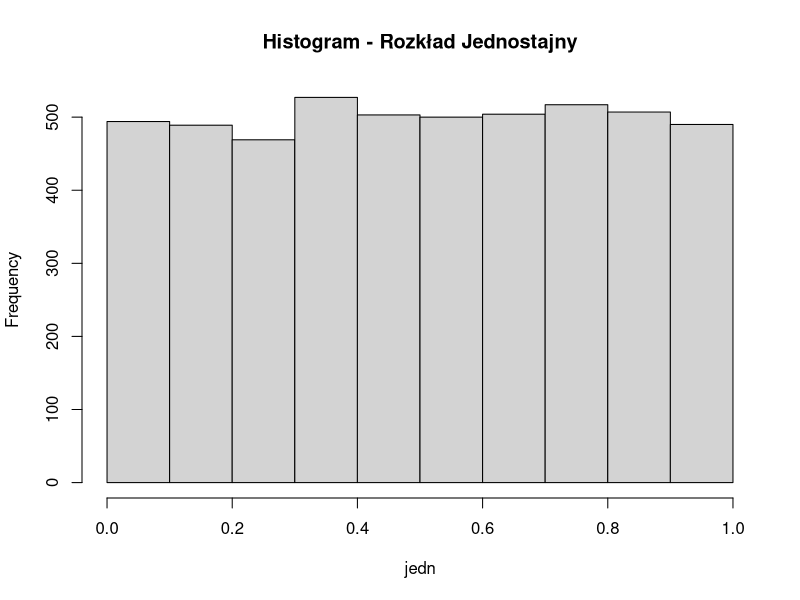
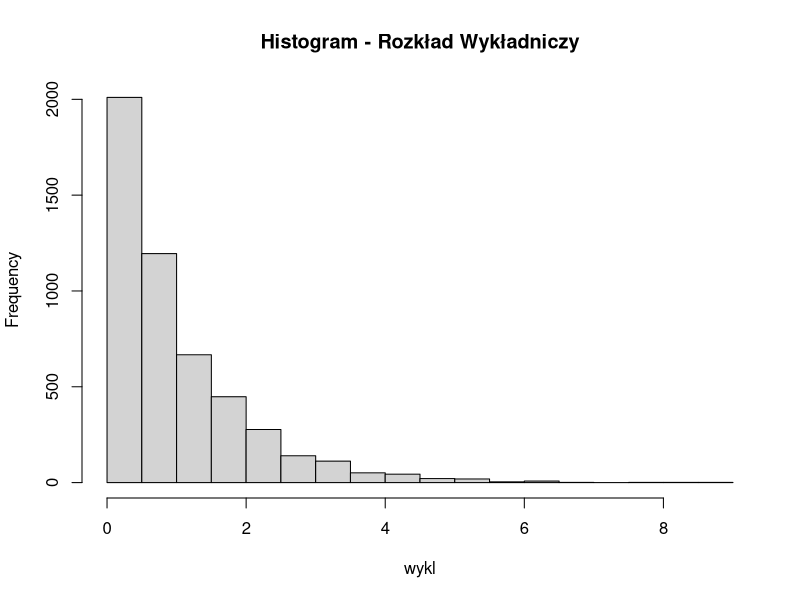

Here is the R script that generated these plots, in order:
jedn <- runif(5000, min = 0, max = 1)
hist(jedn, main = "Histogram - Rozkład Jednostajny")
d_jedn <- density(jedn)


wykl <- rexp(5000, rate = 1)
hist(wykl, main = "Histogram - Rozkład Wykładniczy")
d_wykl <- density(wykl)